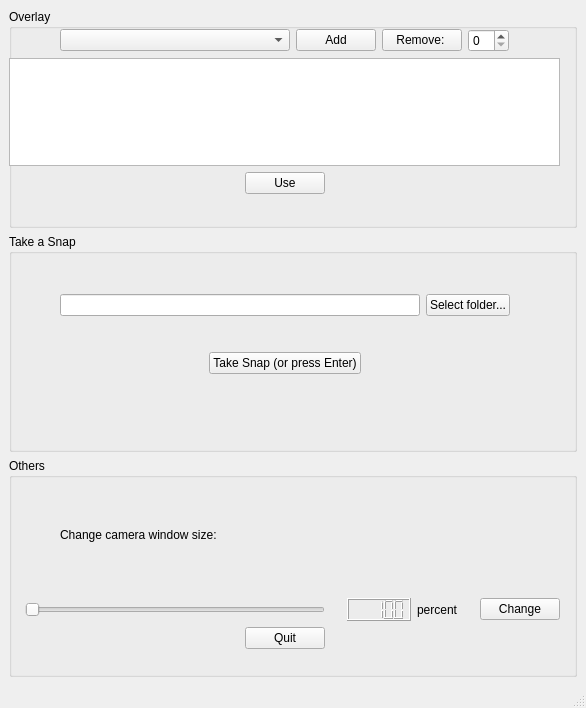
<?xml version="1.0" encoding="UTF-8"?>
<ui version="4.0">
 <class>MainWindow</class>
 <widget class="QMainWindow" name="MainWindow">
  <property name="windowModality">
   <enum>Qt::NonModal</enum>
  </property>
  <property name="geometry">
   <rect>
    <x>0</x>
    <y>0</y>
    <width>586</width>
    <height>708</height>
   </rect>
  </property>
  <property name="minimumSize">
   <size>
    <width>586</width>
    <height>666</height>
   </size>
  </property>
  <property name="windowTitle">
   <string>Controls</string>
  </property>
  <property name="unifiedTitleAndToolBarOnMac">
   <bool>false</bool>
  </property>
  <widget class="QWidget" name="centralwidget">
   <layout class="QVBoxLayout" name="verticalLayout_6">
    <item>
     <layout class="QVBoxLayout" name="verticalLayout_5">
      <property name="sizeConstraint">
       <enum>QLayout::SetDefaultConstraint</enum>
      </property>
      <item>
       <widget class="QGroupBox" name="groupBox_2">
        <property name="title">
         <string>Overlay</string>
        </property>
        <widget class="QWidget" name="verticalLayoutWidget_2">
         <property name="geometry">
          <rect>
           <x>0</x>
           <y>20</y>
           <width>551</width>
           <height>165</height>
          </rect>
         </property>
         <layout class="QVBoxLayout" name="verticalLayout_2">
          <item>
           <layout class="QHBoxLayout" name="horizontalLayout_4">
            <item>
             <spacer name="horizontalSpacer_7">
              <property name="orientation">
               <enum>Qt::Horizontal</enum>
              </property>
              <property name="sizeHint" stdset="0">
               <size>
                <width>40</width>
                <height>20</height>
               </size>
              </property>
             </spacer>
            </item>
            <item>
             <widget class="QComboBox" name="filter_sel_box">
              <property name="minimumSize">
               <size>
                <width>230</width>
                <height>0</height>
               </size>
              </property>
             </widget>
            </item>
            <item>
             <widget class="QPushButton" name="add_filter_btn">
              <property name="text">
               <string>Add</string>
              </property>
             </widget>
            </item>
            <item>
             <widget class="QPushButton" name="remove_filt_btn">
              <property name="text">
               <string>Remove: </string>
              </property>
             </widget>
            </item>
            <item>
             <widget class="QSpinBox" name="spinBox"/>
            </item>
            <item>
             <spacer name="horizontalSpacer_8">
              <property name="orientation">
               <enum>Qt::Horizontal</enum>
              </property>
              <property name="sizeHint" stdset="0">
               <size>
                <width>40</width>
                <height>20</height>
               </size>
              </property>
             </spacer>
            </item>
           </layout>
          </item>
          <item>
           <widget class="QListWidget" name="listWidget"/>
          </item>
          <item>
           <layout class="QHBoxLayout" name="horizontalLayout_3">
            <item>
             <spacer name="horizontalSpacer_5">
              <property name="orientation">
               <enum>Qt::Horizontal</enum>
              </property>
              <property name="sizeHint" stdset="0">
               <size>
                <width>40</width>
                <height>20</height>
               </size>
              </property>
             </spacer>
            </item>
            <item>
             <widget class="QPushButton" name="filter_change_btn">
              <property name="text">
               <string>Use</string>
              </property>
             </widget>
            </item>
            <item>
             <spacer name="horizontalSpacer_6">
              <property name="orientation">
               <enum>Qt::Horizontal</enum>
              </property>
              <property name="sizeHint" stdset="0">
               <size>
                <width>40</width>
                <height>20</height>
               </size>
              </property>
             </spacer>
            </item>
           </layout>
          </item>
         </layout>
        </widget>
       </widget>
      </item>
      <item>
       <widget class="QGroupBox" name="groupBox">
        <property name="title">
         <string>Take a Snap</string>
        </property>
        <widget class="QWidget" name="verticalLayoutWidget">
         <property name="geometry">
          <rect>
           <x>0</x>
           <y>30</y>
           <width>551</width>
           <height>141</height>
          </rect>
         </property>
         <layout class="QVBoxLayout" name="verticalLayout" stretch="0,0">
          <property name="sizeConstraint">
           <enum>QLayout::SetDefaultConstraint</enum>
          </property>
          <item>
           <layout class="QHBoxLayout" name="horizontalLayout">
            <item>
             <spacer name="horizontalSpacer_3">
              <property name="orientation">
               <enum>Qt::Horizontal</enum>
              </property>
              <property name="sizeHint" stdset="0">
               <size>
                <width>40</width>
                <height>20</height>
               </size>
              </property>
             </spacer>
            </item>
            <item>
             <widget class="QLineEdit" name="lineEdit">
              <property name="minimumSize">
               <size>
                <width>360</width>
                <height>0</height>
               </size>
              </property>
             </widget>
            </item>
            <item>
             <widget class="QPushButton" name="folder_sel_btn">
              <property name="text">
               <string>Select folder...</string>
              </property>
             </widget>
            </item>
            <item>
             <spacer name="horizontalSpacer_4">
              <property name="orientation">
               <enum>Qt::Horizontal</enum>
              </property>
              <property name="sizeHint" stdset="0">
               <size>
                <width>40</width>
                <height>20</height>
               </size>
              </property>
             </spacer>
            </item>
           </layout>
          </item>
          <item>
           <layout class="QHBoxLayout" name="horizontalLayout_2">
            <item>
             <spacer name="horizontalSpacer">
              <property name="orientation">
               <enum>Qt::Horizontal</enum>
              </property>
              <property name="sizeHint" stdset="0">
               <size>
                <width>40</width>
                <height>20</height>
               </size>
              </property>
             </spacer>
            </item>
            <item>
             <widget class="QPushButton" name="snap_btn">
              <property name="text">
               <string>Take Snap (or press Enter)</string>
              </property>
             </widget>
            </item>
            <item>
             <spacer name="horizontalSpacer_2">
              <property name="orientation">
               <enum>Qt::Horizontal</enum>
              </property>
              <property name="sizeHint" stdset="0">
               <size>
                <width>40</width>
                <height>20</height>
               </size>
              </property>
             </spacer>
            </item>
           </layout>
          </item>
         </layout>
        </widget>
       </widget>
      </item>
      <item>
       <widget class="QGroupBox" name="groupBox_3">
        <property name="title">
         <string>Others</string>
        </property>
        <widget class="QWidget" name="verticalLayoutWidget_3">
         <property name="geometry">
          <rect>
           <x>0</x>
           <y>20</y>
           <width>551</width>
           <height>171</height>
          </rect>
         </property>
         <layout class="QVBoxLayout" name="verticalLayout_3">
          <item>
           <layout class="QHBoxLayout" name="horizontalLayout_7">
            <item>
             <spacer name="horizontalSpacer_13">
              <property name="orientation">
               <enum>Qt::Horizontal</enum>
              </property>
              <property name="sizeHint" stdset="0">
               <size>
                <width>40</width>
                <height>20</height>
               </size>
              </property>
             </spacer>
            </item>
            <item>
             <widget class="QLabel" name="label_2">
              <property name="minimumSize">
               <size>
                <width>500</width>
                <height>0</height>
               </size>
              </property>
              <property name="text">
               <string>Change camera window size: </string>
              </property>
             </widget>
            </item>
           </layout>
          </item>
          <item>
           <layout class="QHBoxLayout" name="horizontalLayout_5">
            <item>
             <spacer name="horizontalSpacer_11">
              <property name="orientation">
               <enum>Qt::Horizontal</enum>
              </property>
              <property name="sizeHint" stdset="0">
               <size>
                <width>40</width>
                <height>20</height>
               </size>
              </property>
             </spacer>
            </item>
            <item>
             <widget class="QSlider" name="horizontalSlider">
              <property name="minimumSize">
               <size>
                <width>300</width>
                <height>0</height>
               </size>
              </property>
              <property name="orientation">
               <enum>Qt::Horizontal</enum>
              </property>
              <property name="invertedAppearance">
               <bool>false</bool>
              </property>
              <property name="invertedControls">
               <bool>false</bool>
              </property>
              <property name="tickPosition">
               <enum>QSlider::NoTicks</enum>
              </property>
             </widget>
            </item>
            <item>
             <spacer name="horizontalSpacer_12">
              <property name="orientation">
               <enum>Qt::Horizontal</enum>
              </property>
              <property name="sizeHint" stdset="0">
               <size>
                <width>40</width>
                <height>20</height>
               </size>
              </property>
             </spacer>
            </item>
            <item>
             <widget class="QLCDNumber" name="lcdNumber">
              <property name="intValue" stdset="0">
               <number>100</number>
              </property>
             </widget>
            </item>
            <item>
             <widget class="QLabel" name="label_3">
              <property name="text">
               <string>percent</string>
              </property>
             </widget>
            </item>
            <item>
             <spacer name="horizontalSpacer_14">
              <property name="orientation">
               <enum>Qt::Horizontal</enum>
              </property>
              <property name="sizeHint" stdset="0">
               <size>
                <width>40</width>
                <height>20</height>
               </size>
              </property>
             </spacer>
            </item>
            <item>
             <widget class="QPushButton" name="camsize_change_btn">
              <property name="text">
               <string>Change</string>
              </property>
             </widget>
            </item>
           </layout>
          </item>
          <item>
           <layout class="QHBoxLayout" name="horizontalLayout_6">
            <item>
             <spacer name="horizontalSpacer_9">
              <property name="orientation">
               <enum>Qt::Horizontal</enum>
              </property>
              <property name="sizeHint" stdset="0">
               <size>
                <width>40</width>
                <height>20</height>
               </size>
              </property>
             </spacer>
            </item>
            <item>
             <widget class="QPushButton" name="quit_btn">
              <property name="text">
               <string>Quit</string>
              </property>
             </widget>
            </item>
            <item>
             <spacer name="horizontalSpacer_10">
              <property name="orientation">
               <enum>Qt::Horizontal</enum>
              </property>
              <property name="sizeHint" stdset="0">
               <size>
                <width>40</width>
                <height>20</height>
               </size>
              </property>
             </spacer>
            </item>
           </layout>
          </item>
         </layout>
        </widget>
       </widget>
      </item>
     </layout>
    </item>
   </layout>
  </widget>
  <widget class="QMenuBar" name="menubar">
   <property name="geometry">
    <rect>
     <x>0</x>
     <y>0</y>
     <width>586</width>
     <height>26</height>
    </rect>
   </property>
  </widget>
  <widget class="QStatusBar" name="statusbar"/>
 </widget>
 <resources/>
 <connections/>
</ui>
